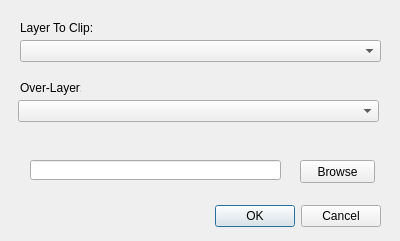
<?xml version="1.0" encoding="UTF-8"?>
<ui version="4.0">
 <class>multiClipDialogBase</class>
 <widget class="QDialog" name="multiClipDialogBase">
  <property name="geometry">
   <rect>
    <x>0</x>
    <y>0</y>
    <width>400</width>
    <height>241</height>
   </rect>
  </property>
  <property name="windowTitle">
   <string>Multi Clip</string>
  </property>
  <widget class="QDialogButtonBox" name="buttonBox">
   <property name="geometry">
    <rect>
     <x>40</x>
     <y>200</y>
     <width>341</width>
     <height>32</height>
    </rect>
   </property>
   <property name="orientation">
    <enum>Qt::Horizontal</enum>
   </property>
   <property name="standardButtons">
    <set>QDialogButtonBox::Cancel|QDialogButtonBox::Ok</set>
   </property>
  </widget>
  <widget class="QComboBox" name="cbo1">
   <property name="geometry">
    <rect>
     <x>20</x>
     <y>40</y>
     <width>361</width>
     <height>22</height>
    </rect>
   </property>
   <property name="editable">
    <bool>false</bool>
   </property>
  </widget>
  <widget class="QComboBox" name="cbo2">
   <property name="geometry">
    <rect>
     <x>18</x>
     <y>100</y>
     <width>361</width>
     <height>22</height>
    </rect>
   </property>
  </widget>
  <widget class="QLineEdit" name="outShp">
   <property name="geometry">
    <rect>
     <x>30</x>
     <y>160</y>
     <width>251</width>
     <height>20</height>
    </rect>
   </property>
  </widget>
  <widget class="QPushButton" name="Browse">
   <property name="geometry">
    <rect>
     <x>300</x>
     <y>160</y>
     <width>75</width>
     <height>23</height>
    </rect>
   </property>
   <property name="text">
    <string>Browse</string>
   </property>
  </widget>
  <widget class="QLabel" name="label">
   <property name="geometry">
    <rect>
     <x>20</x>
     <y>20</y>
     <width>181</width>
     <height>16</height>
    </rect>
   </property>
   <property name="text">
    <string>Layer To Clip:</string>
   </property>
  </widget>
  <widget class="QLabel" name="label_2">
   <property name="geometry">
    <rect>
     <x>20</x>
     <y>80</y>
     <width>61</width>
     <height>16</height>
    </rect>
   </property>
   <property name="text">
    <string>Over-Layer:</string>
   </property>
  </widget>
 </widget>
 <resources/>
 <connections>
  <connection>
   <sender>buttonBox</sender>
   <signal>accepted()</signal>
   <receiver>multiClipDialogBase</receiver>
   <slot>accept()</slot>
   <hints>
    <hint type="sourcelabel">
     <x>20</x>
     <y>20</y>
    </hint>
    <hint type="destinationlabel">
     <x>20</x>
     <y>20</y>
    </hint>
   </hints>
  </connection>
  <connection>
   <sender>buttonBox</sender>
   <signal>rejected()</signal>
   <receiver>multiClipDialogBase</receiver>
   <slot>reject()</slot>
   <hints>
    <hint type="sourcelabel">
     <x>20</x>
     <y>20</y>
    </hint>
    <hint type="destinationlabel">
     <x>20</x>
     <y>20</y>
    </hint>
   </hints>
  </connection>
 </connections>
</ui>
